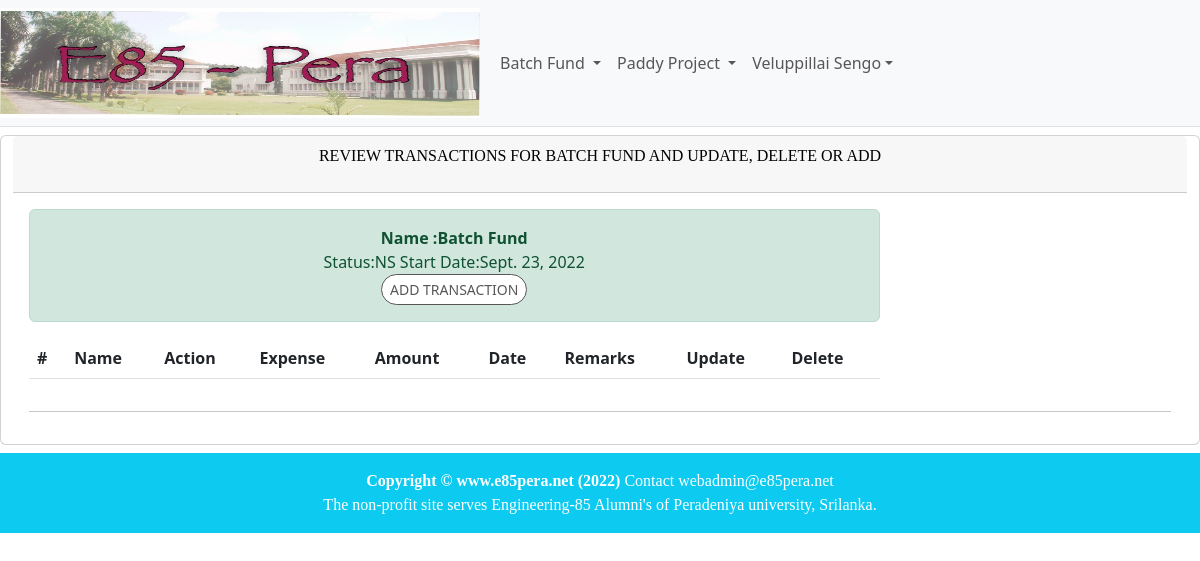
Before: /accounts/transactionList1 (signed in) with the older database file.
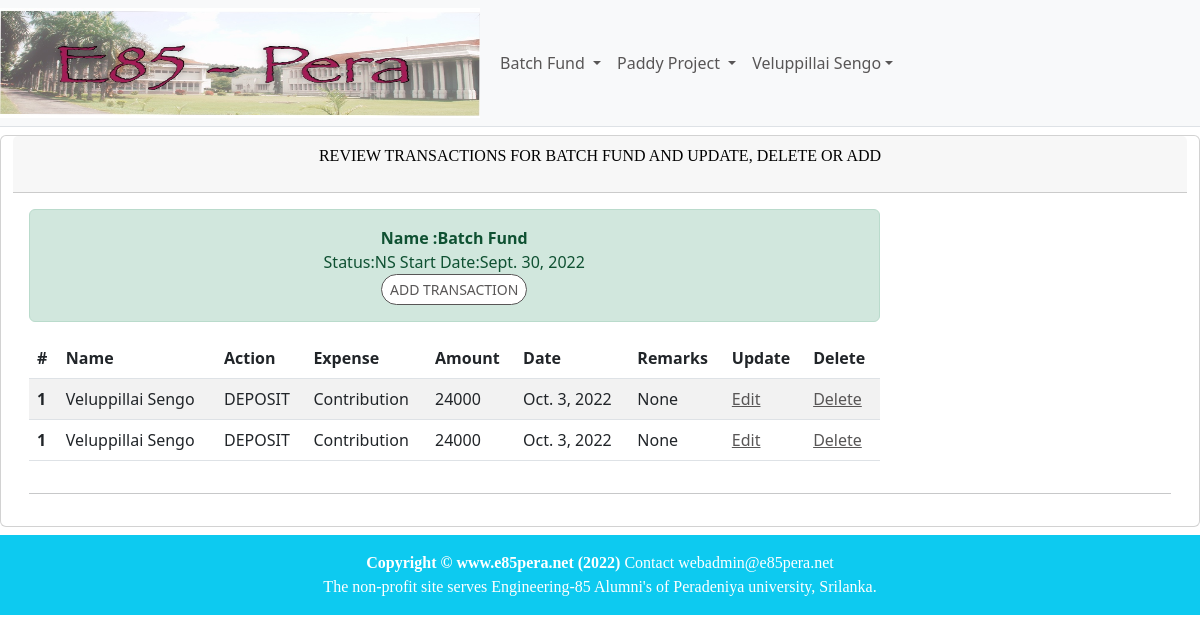
After: the same page with the newer database file.
### accounts/models.py (models this page shows, shortened)
class Project(models.Model):
    NOT_STARTED = 'NS'
    IN_PROGRESS = 'PR'
    COMPLETED   = 'CP'
    CANCELLED   = 'CX'
    PROJ_STATUS = [
            (NOT_STARTED,'Not Started'),
            (IN_PROGRESS,'In Progress'),
            (COMPLETED,'Completed'),
            (CANCELLED,'Cancelled'),
    ]
    name = models.CharField(max_length=64)
    purpose = models.TextField(max_length=2000, blank=True)
    status = models.CharField(max_length=3,choices=PROJ_STATUS,default=NOT_STARTED)
    startDate = models.DateField(default=timezone.now)
    endDate = models.DateField(null=True, blank=True)
    currentFund = models.IntegerField(null=True)
    futureFund = models.IntegerField(null=True)
    targetFund = models.IntegerField(null=True)
    updatedBy = models.ForeignKey(User,on_delete=models.CASCADE)
    updatedOn = models.DateTimeField(default=timezone.now)
    prjType = models.ForeignKey(ProjectType, on_delete=models.CASCADE)
    def getUserRole(self, user):
        member= Member.objects.get(user_id=user.id)
        committee = Commitee.objects.all().filter(project_id=self.id).filter(member_id = member.id)
        if committee.exists():
            return UserRole.EDIT
        return UserRole.VIEW

class Transaction(models.Model):
    project = models.ForeignKey(Project, on_delete=models.CASCADE)
    txOwner = models.ForeignKey(User, related_name='txOwner', on_delete=models.CASCADE)
    txType  = models.CharField(max_length=10,choices=TXTYPE)
    exType  = models.ForeignKey(ExpenseType, on_delete=models.CASCADE)
    remarks =models.CharField(max_length=100,blank=True,null=True)
    amount  = models.IntegerField()
    date    = models.DateField(default=timezone.now)
    receipt = models.FileField(upload_to='transaction/%Y',null=True,blank=True)
    updatedBy = models.ForeignKey(User,on_delete=models.CASCADE)
    updatedOn = models.DateTimeField(default=timezone.now)

class ExpenseType(models.Model):
    expense = models.CharField(max_length=16)
    prjType = models.ForeignKey(ProjectType, on_delete=models.CASCADE)
    def __str__(self):
        return "%s " % (self.expense)

### accounts/views.py (the view)
# urls.py: re_path(r'transactionList(?P<pk>\d+)', transactionListView, name='transactionList'),
@login_required
def transactionListView(request, pk):
    prj = Project.objects.all().filter(id=pk).first()
    user = User.objects.get(id=request.user.id)
    if request.method == 'GET':
        transactions = Transaction.objects.all().filter(project_id=prj.id)
        userRole = prj.getUserRole(user)
        context={'project':prj, 'transaction_list':transactions, 'userRole':userRole}
        return render(request = request,template_name = "transaction_list.html",context=context)

### paddyprj/templates/transaction_list.html
{% extends 'home/base.html' %}
{% block content %}
<div class="container-fluid">
    <div class="row text-center justify-content-center">
            <div class="card mt-2 mb-2">
            <div class="card-header">
                <div class="row">
                   <p >Review Transactions for {{project.name}} and Update, Delete OR Add
                   </p>
                </div>
            </div>
            <div class="card-body">
                <div class="row">
                    <div class="col-md-9 col-lg-9" align="left">
                        <div class="alert alert-success text-center justify-content-center">
                           <strong>Name :{{project.name}}</strong> <br>
                            Status:{{project.status}} Start Date:{{project.startDate}}<br>
                            {% if user.is_staff %}
                            <a href="{% url 'paddyprj:transactionAdd' project.id %}" class="btn btn-primary btn-sm">Add Transaction</a>
                            {% endif %}
                        </div>
                        <table class="table table-striped table-hover">
                            <thead>
                                <tr>
                                    <th scope="col">#</th>
                                    <th scope="col">Name</th>
                                    <th scope="col">Action</th>
                                    <th scope="col">Expense</th>
                                    <th scope="col">Amount</th>
                                    <th scope="col">Date</th>
                                    <th scope="col">Remarks</th>
                                    {% if user.is_staff %}
                                    <th scope="col">Update </th>
                                    <th scope="col">Delete </th>
                                    {% endif %}
                                </tr>
                            </thead>
                            <tbody>
                               {% for tx in transaction_list %}
                                <tr>
                                    <th scope=""row">1</th>
                                    <td>{{tx.txOwner.first_name}} {{tx.txOwner.last_name}}</td>
                                    <td>{{tx.txType}} </td>
                                    <td>{{tx.exType}} </td>
                                    <td>{{tx.amount}} </td>
                                    <td>{{tx.date}}</td>
                                    <td>{{tx.remarks}}</td>
                                    {% if user.is_staff %}
                                    <td><a href="{% url 'paddyprj:transactionUpd' tx.id %}">Edit</a></td>
                                    <td><a href="{% url 'paddyprj:transactionDel' tx.id %}">Delete</a></td>
                                    {% endif %}
                                </tr>
                                {% endfor %}
                            </tbody>
                        </table>
                        </div>
                </div>
                <hr>
            </div>
        </div>
    </div>
 </div>
{% include 'home/footer.html' %}
{% endblock content %}

### home/templates/home/base.html (shortened to what this page needs)
<!DOCTYPE html>
<html lang="en">
<head>
    <link href="https://cdn.jsdelivr.net/npm/bootstrap@5.2.1/dist/css/bootstrap.min.css" rel="stylesheet">
    {% load static %}
    <link href="{% static 'css/home.css' %}" rel="stylesheet"/>
</head>
<body>
<div id="page-content-wrapper">
    <nav class="navbar navbar-expand-lg navbar-light bg-light border-bottom">
        <div class="mx-0">
            <a href="/"><img src="{% static 'images/e85_logo2.jpg' %}" alt="e85 Logo" width="480" height="110"></a>
        </div>
        <div class="container-fluid">
            <ul class="navbar-nav align-right">
              <li class="nav-item dropdown">
                <div class="dropdown">
                  <a class="nav-link dropdown-toggle" data-bs-toggle="dropdown" href="#">
                    Batch Fund
                </a>
                </div>
              </li>
              <li class="nav-item">
                <div class="dropdown dropdown">
                    <a class="nav-link dropdown-toggle" data-bs-toggle="dropdown" href="#">
                      Paddy Project
                    </a>
                      {% if user.is_authenticated %}
                      </li>
                      {% endif %}
                  </ul>
                  </div>
              <li class="nav-item">
                <div class="dropdown">
                    {% if user.is_authenticated %}
                        <a class="nav-link dropdown-toggle" data-bs-toggle="dropdown" href="#">{{user.first_name}} {{user.last_name}}</a>
                    {% else %}
                        <a class="nav-link dropdown-toggle" data-bs-toggle="dropdown" href="#">LogIn</a>
                        <ul class="dropdown-menu">
                        <li><a class="dropdown-item" href={% url 'accounts:login' %}>Log In</a></li>
                    </ul>
                        {% endif %}
                </div>
            </li>
          </div>
    <div id="wrapper">
        {% block content %}
        {% endblock %}
    </div>
</body>
</html>

### home/templates/home/footer.html
<footer class="footer navbar-bottom py-3 bg-info">
    <div class="container">
        <p class="text-center text-white m-0"><strong>Copyright &copy; www.e85pera.net (2022) </strong> Contact webadmin@e85pera.net</p>
        <p class="text-center text-white m-0"> The non-profit site serves Engineering-85 Alumni's of Peradeniya university, Srilanka. </p>
    </div>
</footer>

### home/static/css/home.css (style rules this page uses)
body { overflow-x: hidden; }
h1, h2, h3, h4, h5, h6, p { font-family: 'Merriweather'; }
.card-header, a:link { text-transform: uppercase; font-weight: 200; color: #585656; }
.card-header, a:hover { color: #000; font-weight:300; text-transform: uppercase; }
.archive-link, a:link { text-transform:capitalize; text-align:left; font-weight:normal; color: #585656; }
#page-content-wrapper .btn { text-transform: uppercase; font-weight: 500; color: #585656; background-color: #fff; border-color: #585656; border-radius: 20px; transition: all 0.3s ease 0s; cursor: pointer; outline: none; }
#page-content-wrapper { min-width: 100vw; }
@media (min-width: 768px) { #page-content-wrapper { min-width: 0; width: 100%; } }

Changed rows visible on the page:
changed Project "BATCH FUND": startDate "Sept. 23, 2022" → "Sept. 30, 2022"
added Transaction: txOwner.first_name "Veluppillai", txOwner.last_name "Sengo", txType "DEPOSIT", exType "Contribution", amount "24000", date "Oct. 3, 2022", remarks "None"
added Transaction: txOwner.first_name "Veluppillai", txOwner.last_name "Sengo", txType "DEPOSIT", exType "Contribution", amount "24000", date "Oct. 3, 2022", remarks "None"
